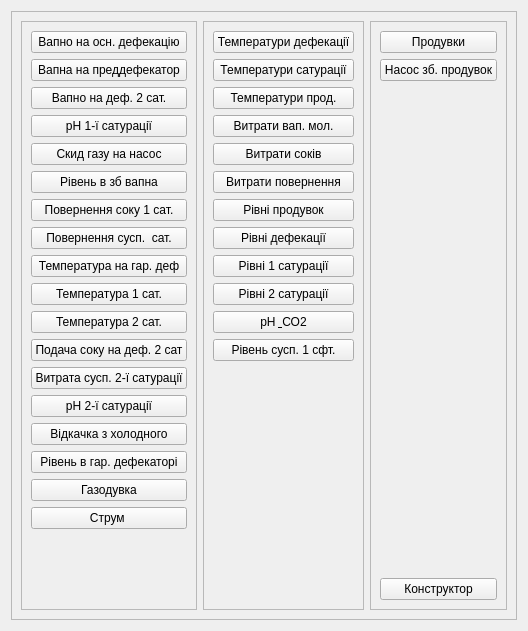
     <widget class="QWidget" name="tab_2">
      <attribute name="title">
       <string>Сокоочистка</string>
      </attribute>
      <layout class="QHBoxLayout" name="horizontalLayout_4">
       <item>
        <widget class="QFrame" name="frame_2">
         <property name="frameShape">
          <enum>QFrame::StyledPanel</enum>
         </property>
         <property name="frameShadow">
          <enum>QFrame::Raised</enum>
         </property>
         <layout class="QHBoxLayout" name="horizontalLayout_3">
          <item>
           <widget class="QFrame" name="frame_Reg_2">
            <property name="frameShape">
             <enum>QFrame::StyledPanel</enum>
            </property>
            <property name="frameShadow">
             <enum>QFrame::Sunken</enum>
            </property>
            <layout class="QVBoxLayout" name="verticalLayout_4">
             <item>
              <widget class="QPushButton" name="s1reg01_trend_1_0">
               <property name="text">
                <string>Вапно на осн. дефекацію</string>
               </property>
              </widget>
             </item>
             <item>
              <widget class="QPushButton" name="s1reg02_trend_1_0">
               <property name="text">
                <string>Вапна на преддефекатор</string>
               </property>
              </widget>
             </item>
             <item>
              <widget class="QPushButton" name="s1reg03_trend_1_0">
               <property name="text">
                <string>Вапно на деф. 2 сат.</string>
               </property>
              </widget>
             </item>
             <item>
              <widget class="QPushButton" name="s1reg04_trend_1_0">
               <property name="text">
                <string>рН 1-ї сатурації</string>
               </property>
              </widget>
             </item>
             <item>
              <widget class="QPushButton" name="s1reg05_trend_1_0">
               <property name="text">
                <string>Скид газу на насос</string>
               </property>
              </widget>
             </item>
             <item>
              <widget class="QPushButton" name="s1reg06_trend_1_0">
               <property name="text">
                <string>Рівень в зб вапна</string>
               </property>
              </widget>
             </item>
             <item>
              <widget class="QPushButton" name="s1reg07_trend_1_0">
               <property name="text">
                <string>Повернення соку 1 сат.</string>
               </property>
              </widget>
             </item>
             <item>
              <widget class="QPushButton" name="s1reg08_trend_1_0">
               <property name="text">
                <string>Повернення сусп.  сат.</string>
               </property>
              </widget>
             </item>
             <item>
              <widget class="QPushButton" name="s1reg09_trend_1_0">
               <property name="text">
                <string>Температура на гар. деф</string>
               </property>
              </widget>
             </item>
             <item>
              <widget class="QPushButton" name="s1reg10_trend_1_0">
               <property name="text">
                <string>Температура 1 сат.</string>
               </property>
              </widget>
             </item>
             <item>
              <widget class="QPushButton" name="s1reg11_trend_1_0">
               <property name="text">
                <string>Температура 2 сат.</string>
               </property>
              </widget>
             </item>
             <item>
              <widget class="QPushButton" name="s1reg12_trend_1_0">
               <property name="text">
                <string>Подача соку на деф. 2 сат</string>
               </property>
              </widget>
             </item>
             <item>
              <widget class="QPushButton" name="s1reg13_trend_1_0">
               <property name="text">
                <string>Витрата сусп. 2-ї сатурації</string>
               </property>
              </widget>
             </item>
             <item>
              <widget class="QPushButton" name="s1reg14_trend_1_0">
               <property name="text">
                <string>рН 2-ї сатурації</string>
               </property>
              </widget>
             </item>
             <item>
              <widget class="QPushButton" name="s1reg15_trend_1_0">
               <property name="text">
                <string>Відкачка з холодного</string>
               </property>
              </widget>
             </item>
             <item>
              <widget class="QPushButton" name="s1reg16_trend_1_0">
               <property name="text">
                <string>Рівень в гар. дефекаторі</string>
               </property>
              </widget>
             </item>
             <item>
              <widget class="QPushButton" name="s1reg17_trend_1_0">
               <property name="text">
                <string>Газодувка</string>
               </property>
              </widget>
             </item>
             <item>
              <widget class="QPushButton" name="s1reg18_trend_1_0">
               <property name="text">
                <string>Струм </string>
               </property>
              </widget>
             </item>
             <item>
              <spacer name="verticalSpacer_4">
               <property name="orientation">
                <enum>Qt::Vertical</enum>
               </property>
               <property name="sizeHint" stdset="0">
                <size>
                 <width>20</width>
                 <height>71</height>
                </size>
               </property>
              </spacer>
             </item>
            </layout>
           </widget>
          </item>
          <item>
           <widget class="QFrame" name="frame_Val_2">
            <property name="frameShape">
             <enum>QFrame::StyledPanel</enum>
            </property>
            <property name="frameShadow">
             <enum>QFrame::Sunken</enum>
            </property>
            <layout class="QVBoxLayout" name="verticalLayout_5">
             <item>
              <widget class="QPushButton" name="s1term1_trend_1_0">
               <property name="text">
                <string>Температури дефекації</string>
               </property>
              </widget>
             </item>
             <item>
              <widget class="QPushButton" name="s1term2_trend_1_0">
               <property name="text">
                <string>Температури сатурації</string>
               </property>
              </widget>
             </item>
             <item>
              <widget class="QPushButton" name="s1termpr_trend_1_0">
               <property name="text">
                <string>Температури прод.</string>
               </property>
              </widget>
             </item>
             <item>
              <widget class="QPushButton" name="s1flowvm_trend_1_0">
               <property name="text">
                <string>Витрати вап. мол.</string>
               </property>
              </widget>
             </item>
             <item>
              <widget class="QPushButton" name="s1flowj_trend_1_0">
               <property name="text">
                <string>Витрати соків</string>
               </property>
              </widget>
             </item>
             <item>
              <widget class="QPushButton" name="s1flowr_trend_1_0">
               <property name="text">
                <string>Витрати повернення</string>
               </property>
              </widget>
             </item>
             <item>
              <widget class="QPushButton" name="s1levelpr_trend_1_0">
               <property name="text">
                <string>Рівні продувок</string>
               </property>
              </widget>
             </item>
             <item>
              <widget class="QPushButton" name="s1leveldef_trend_1_0">
               <property name="text">
                <string>Рівні дефекації</string>
               </property>
              </widget>
             </item>
             <item>
              <widget class="QPushButton" name="s1level1sat_trend_1_0">
               <property name="text">
                <string>Рівні 1 сатурації</string>
               </property>
              </widget>
             </item>
             <item>
              <widget class="QPushButton" name="s1level2sat_trend_1_0">
               <property name="text">
                <string>Рівні 2 сатурації</string>
               </property>
              </widget>
             </item>
             <item>
              <widget class="QPushButton" name="s1phco2_trend_1_0">
               <property name="text">
                <string>рН &amp; СО2</string>
               </property>
              </widget>
             </item>
             <item>
              <widget class="QPushButton" name="s1trend00_trend_1_0">
               <property name="text">
                <string>Рівень сусп. 1 сфт.</string>
               </property>
              </widget>
             </item>
             <item>
              <spacer name="verticalSpacer_5">
               <property name="orientation">
                <enum>Qt::Vertical</enum>
               </property>
               <property name="sizeHint" stdset="0">
                <size>
                 <width>20</width>
                 <height>145</height>
                </size>
               </property>
              </spacer>
             </item>
            </layout>
           </widget>
          </item>
          <item>
           <widget class="QFrame" name="frame_Other_2">
            <property name="frameShape">
             <enum>QFrame::StyledPanel</enum>
            </property>
            <property name="frameShadow">
             <enum>QFrame::Sunken</enum>
            </property>
            <layout class="QVBoxLayout" name="verticalLayout_6">
             <item>
              <widget class="QPushButton" name="s1bleding_trend_1_0">
               <property name="text">
                <string>Продувки</string>
               </property>
              </widget>
             </item>
             <item>
              <widget class="QPushButton" name="s1pump_trend_1_0">
               <property name="text">
                <string>Насос зб. продувок</string>
               </property>
              </widget>
             </item>
             <item>
              <spacer name="verticalSpacer_6">
               <property name="orientation">
                <enum>Qt::Vertical</enum>
               </property>
               <property name="sizeHint" stdset="0">
                <size>
                 <width>20</width>
                 <height>145</height>
                </size>
               </property>
              </spacer>
             </item>
             <item>
              <widget class="QPushButton" name="construct_trend_1_0">
               <property name="text">
                <string>Конструктор</string>
               </property>
              </widget>
             </item>
            </layout>
           </widget>
          </item>
         </layout>
        </widget>
       </item>
      </layout>
     </widget>
